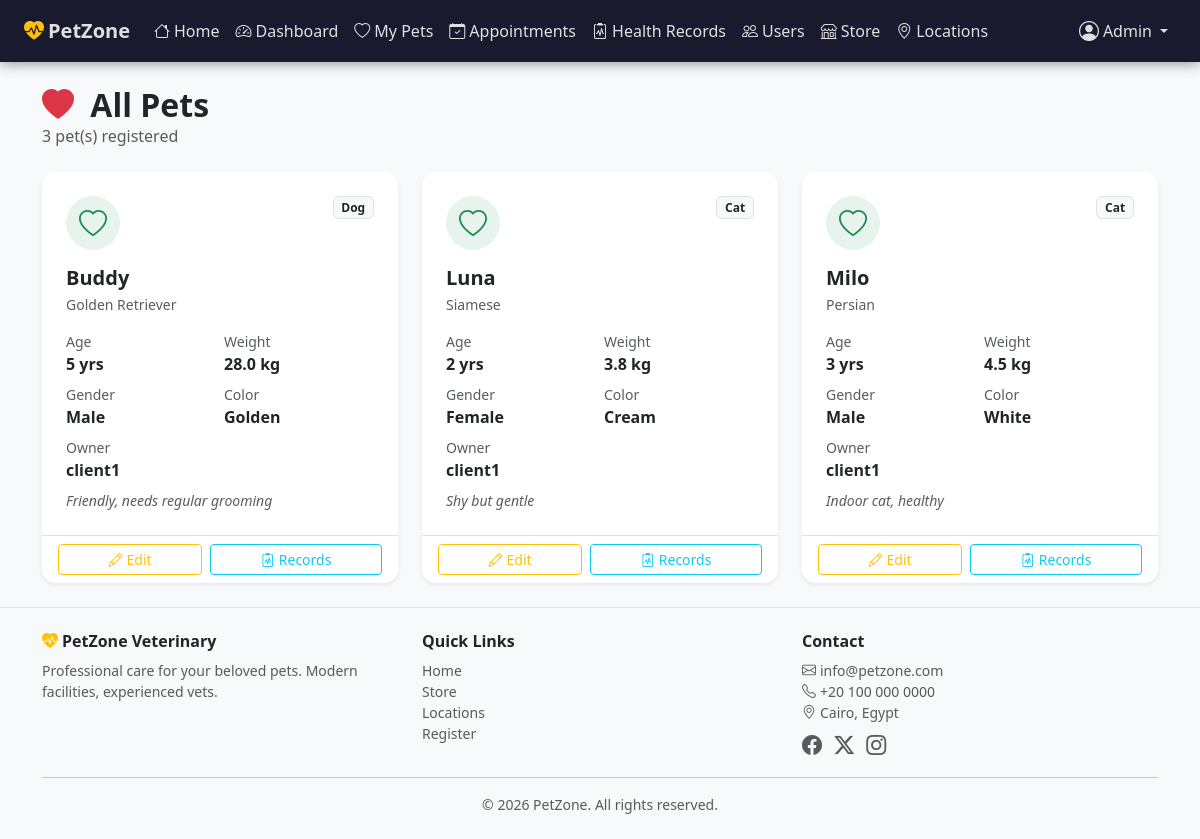
The page /view/pages/patientsManagement.php (signed in) on the database its author committed.
### tables this page shows
CREATE TABLE IF NOT EXISTS `patients` (
  `ID`        INT(11)      NOT NULL AUTO_INCREMENT,
  `addedBy`   VARCHAR(50)  NOT NULL,
  `petname`   VARCHAR(50)  NOT NULL,
  `species`   VARCHAR(50)  NOT NULL,
  `breed`     VARCHAR(50)  DEFAULT NULL,
  `gender`    ENUM('Male','Female','Unknown') DEFAULT 'Unknown',
  `age`       INT(11)      NOT NULL DEFAULT 0,
  `weight`    DECIMAL(5,2) NOT NULL DEFAULT 0.00,
  `color`     VARCHAR(50)  DEFAULT NULL,
  `notes`     TEXT         DEFAULT NULL,
  `created_at` TIMESTAMP   NOT NULL DEFAULT CURRENT_TIMESTAMP,
  PRIMARY KEY (`ID`),
  KEY `idx_addedby` (`addedBy`)
);

### control/services/patient.service.php (called while the page is built, shortened)
<?php
require_once __DIR__ . '/superController.php';
class PatientsController extends SuperController {
    private static ?PatientsController $instance = null;
    public static function getInstance(): self {
        if (self::$instance === null) self::$instance = new self();
        return self::$instance;
    }
    public function getPatients(string $type): array {
        if ($type === 'all') {
            return $this->db->query('SELECT * FROM patients ORDER BY petname')->fetchAll();
        }
        $stmt = $this->db->prepare('SELECT * FROM patients WHERE addedBy=:u ORDER BY petname');
        $stmt->execute([':u' => $_SESSION['Username']]);
        return $stmt->fetchAll();
    }
}

### control/services/superController.php (called while the page is built, shortened)
<?php
require_once __DIR__ . '/../../includes/db.php';
abstract class SuperController {
    public function __construct() {
        $this->db = db();
    }
}

### includes/db.php (called while the page is built, shortened)
<?php
function db(): PDO {
    static $pdo = null;
    $server   = $_ENV['DB_SERVER']   ?? (defined('DB_SERVER')   ? DB_SERVER   : 'localhost');
    $user     = $_ENV['DB_USER']     ?? (defined('DB_USER')     ? DB_USER     : 'root');
    $pass     = $_ENV['DB_PASS']     ?? (defined('DB_PASS')     ? DB_PASS     : '');
    $database = $_ENV['DB_DATABASE'] ?? (defined('DB_DATABASE') ? DB_DATABASE : 'petzone');
    $dsn = "mysql:host={$server};dbname={$database};charset=utf8mb4";
    $options = [
        PDO::ATTR_ERRMODE            => PDO::ERRMODE_EXCEPTION,
        PDO::ATTR_DEFAULT_FETCH_MODE => PDO::FETCH_ASSOC,
        PDO::ATTR_EMULATE_PREPARES   => false,
    ];
    try {
        $pdo = new PDO($dsn, $user, $pass, $options);
    } catch (PDOException $e) {
        error_log('DB connection failed: ' . $e->getMessage());
        die('<div style="font-family:sans-serif;padding:2rem;color:#c00">'
            . '<h2>Database unavailable</h2>'
            . '<p>Please make sure MySQL is running and the <code>petzone</code> database exists.</p>'
            . '</div>');
    }
    return $pdo;
}

### view/pages/patientsManagement.php (the view, shortened to what this page needs)
<!DOCTYPE html>
<html lang="en">
<head>
  <?php include "sidebar.php"; ?>
</head>
<body class="bg-light d-flex flex-column min-vh-100">
<?php
$svc  = PatientsController::getInstance();
$type = $_SESSION['accountType'] ?? 'Client';
$pets = $svc->getPatients($type === 'Admin' ? 'all' : 'my');
?>
<div class="container py-4 flex-grow-1">
  <div class="d-flex justify-content-between align-items-center flex-wrap gap-2 mb-4">
    <div>
      <h2 class="fw-bold mb-0"><i class="bi bi-heart-fill text-danger me-2"></i>
        <?= $type === 'Admin' ? 'All Pets' : 'My Pets' ?>
      </h2>
      <p class="text-muted mb-0"><?= count($pets) ?> pet(s) registered</p>
    </div>
  </div>
  <?php if (empty($pets)): ?>
  <div class="text-center py-5">
    <i class="bi bi-emoji-frown text-muted" style="font-size:4rem"></i>
    <h5 class="mt-3 text-muted">No pets found</h5>
    <?php if ($type === 'Client'): ?>
    <a href="../forms/create-patient.php" class="btn btn-success mt-2">
      <i class="bi bi-plus-circle me-1"></i>Add your first pet
    </a>
    <?php endif; ?>
  </div>
  <?php else: ?>
  <div class="row g-4">
    <?php foreach ($pets as $p): ?>
    <div class="col-sm-6 col-lg-4">
      <div class="card pz-pet-card border-0 shadow-sm h-100">
        <div class="card-body p-4">
          <div class="d-flex align-items-start justify-content-between mb-3">
            <div class="bg-success bg-opacity-10 rounded-circle d-flex align-items-center justify-content-center"
                 style="width:54px;height:54px">
              <i class="bi bi-heart text-success fs-3"></i>
            </div>
            <span class="badge bg-light text-dark border species-badge">
              <?= htmlspecialchars($p['species']) ?>
            </span>
          </div>
          <h5 class="fw-bold mb-1"><?= htmlspecialchars($p['petname']) ?></h5>
          <?php if (!empty($p['breed'])): ?>
          <p class="text-muted small mb-2"><?= htmlspecialchars($p['breed']) ?></p>
          <?php endif; ?>
          <div class="row g-2 text-sm mt-2">
            <div class="col-6">
              <div class="text-muted small">Age</div>
              <div class="fw-semibold"><?= (int) $p['age'] ?> yr<?= $p['age'] != 1 ? 's' : '' ?></div>
            </div>
            <div class="col-6">
              <div class="text-muted small">Weight</div>
              <div class="fw-semibold"><?= number_format((float)$p['weight'], 1) ?> kg</div>
            </div>
            <?php if (!empty($p['gender'])): ?>
            <div class="col-6">
              <div class="text-muted small">Gender</div>
              <div class="fw-semibold"><?= htmlspecialchars($p['gender']) ?></div>
            </div>
            <?php endif; ?>
            <?php if (!empty($p['color'])): ?>
            <div class="col-6">
              <div class="text-muted small">Color</div>
              <div class="fw-semibold"><?= htmlspecialchars($p['color']) ?></div>
            </div>
            <?php endif; ?>
            <?php if ($type === 'Admin'): ?>
            <div class="col-12">
              <div class="text-muted small">Owner</div>
              <div class="fw-semibold"><?= htmlspecialchars($p['addedBy']) ?></div>
            </div>
            <?php endif; ?>
          </div>
          <?php if (!empty($p['notes'])): ?>
          <p class="text-muted small mt-2 mb-0 fst-italic">
            <?= htmlspecialchars(substr($p['notes'], 0, 60)) ?><?= strlen($p['notes']) > 60 ? '…' : '' ?>
          </p>
          <?php endif; ?>
        </div>
        <?php if ($type === 'Client' || $type === 'Admin'): ?>
        <div class="card-footer bg-transparent border-top d-flex gap-2">
          <a href="../forms/edit-patient.php?ID=<?= $p['ID'] ?>"
             class="btn btn-sm btn-outline-warning flex-grow-1">
            <i class="bi bi-pencil me-1"></i>Edit
          </a>
          <a href="health_records.php?pet_id=<?= $p['ID'] ?>"
             class="btn btn-sm btn-outline-info flex-grow-1">
            <i class="bi bi-clipboard2-pulse me-1"></i>Records
          </a>
        </div>
        <?php endif; ?>
      </div>
    </div>
    <?php endforeach; ?>
  </div>
  <?php endif; ?>
</div>
<?php include "../components/footer.php"; ?>
</body>
</html>

### view/style/custom.css (style rules this page uses)
:root { --pz-green: #2ecc71; --pz-teal: #1abc9c; --pz-dark: #1a1a2e; --pz-mid: #16213e; --pz-card: #0f3460; --pz-text: #e0e0e0; }
.pz-pet-card { border-radius: 14px; border: none; }
.pz-pet-card .species-badge { font-size: .75rem; }

### rows shown on the page
patients: species "Dog", petname "Buddy", breed "Golden Retriever", age "5", weight "28.0", gender "Male", color "Golden", addedBy "client1", notes "Friendly, needs regular grooming"
patients: species "Cat", petname "Luna", breed "Siamese", age "2", weight "3.8", gender "Female", color "Cream", addedBy "client1", notes "Shy but gentle"
patients: species "Cat", petname "Milo", breed "Persian", age "3", weight "4.5", gender "Male", color "White", addedBy "client1", notes "Indoor cat, healthy"

### other values the page prints
$user['firstname'] "Admin"
count($pets) "3"
